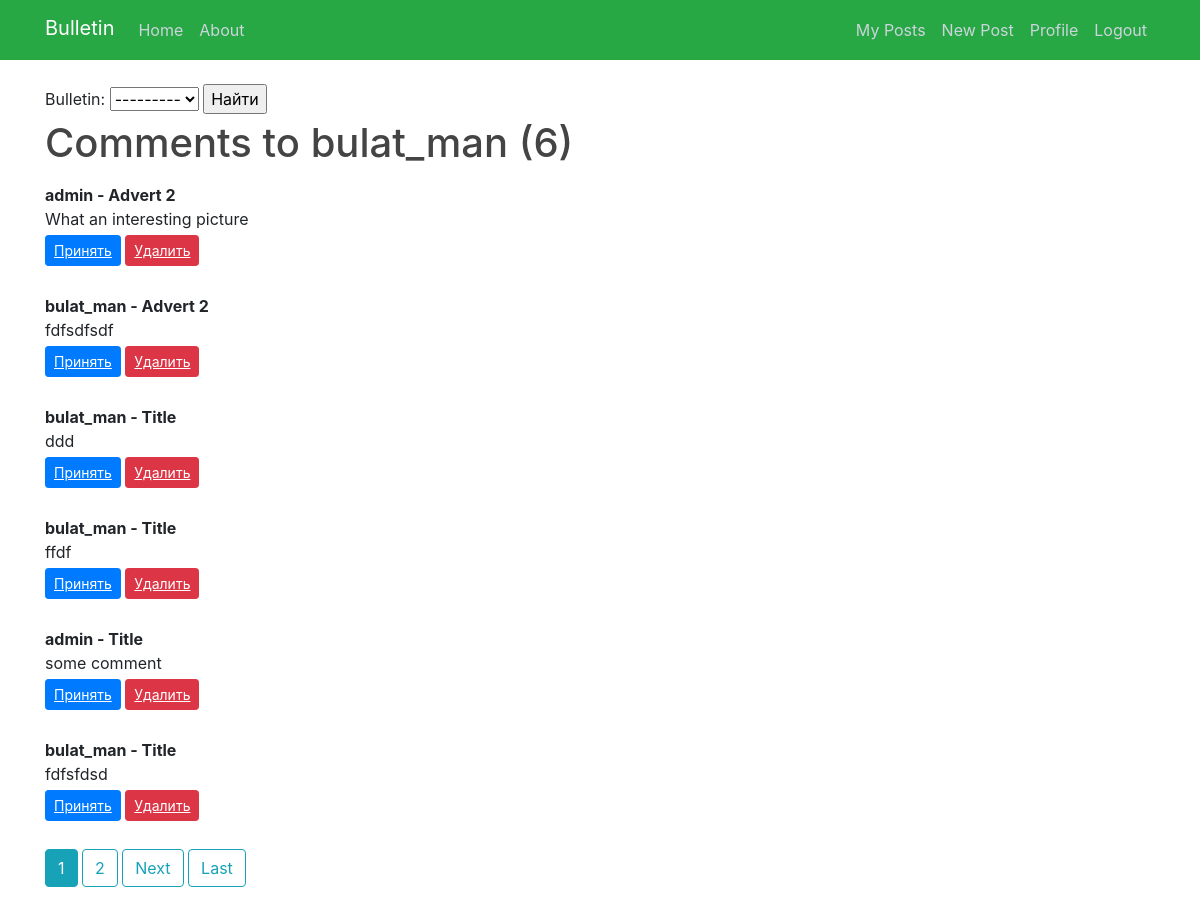
/home/comments (signed in), run on an earlier commit of the app's database.
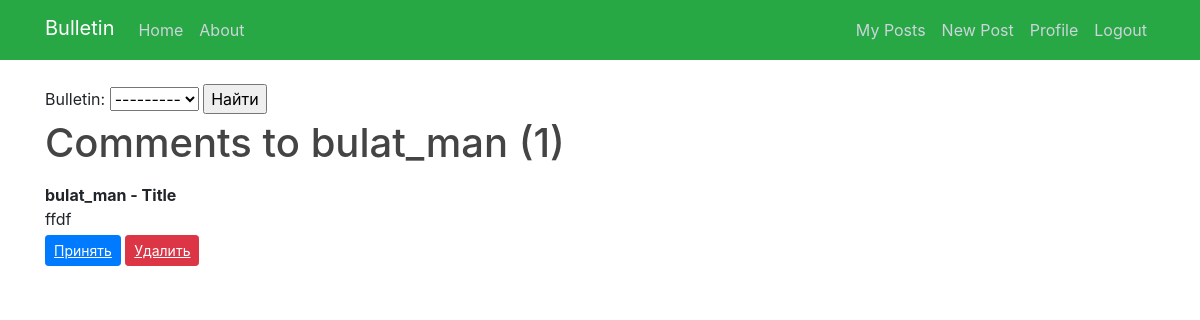
And on a later commit of the database.
### myboardapp/models.py (models this page shows, shortened)
class Comment(models.Model):
    bulletin = models.ForeignKey(Bulletin, related_name="comments", on_delete=models.CASCADE)
    username = models.ForeignKey(User, on_delete=models.CASCADE, null=True)
    body = models.TextField()
    date_added = models.DateTimeField(auto_now_add=True)

class Bulletin(models.Model):
    title = models.CharField(max_length=100, blank=True)
    author = models.ForeignKey(User, on_delete=models.CASCADE)
    content = models.TextField()
    file = models.FileField(upload_to='files/',
                                             blank=True,
                                             )
    bulletin_category = models.ForeignKey(CategoryModel, on_delete=models.CASCADE)
    date_created = models.DateTimeField(default=timezone.now)
    def __str__(self):
        return self.title

### myboardapp/views.py (the view)
# urls.py: path('home/comments', CommentListView.as_view(), name='comment_list'),
class CommentListView(LoginRequiredMixin, ListView):
    model = Comment
    template_name = 'myboardapp/comment_list.html'
    context_object_name = 'comments' # we use it in template as {% for comment in comments %}
    ordering = ['-date_added']
    paginate_by = 3
    myFilter = CommentFilter()
    def get_queryset(self):
        user_id = self.request.user.id # get logged-in user id because he is an author of his own posts
        return Comment.objects.filter(bulletin__author_id=user_id).order_by('-date_added')  #filtering current user's bulletins and looking up the comments under these bulletins
    def get_context_data(self, **kwargs):
        context = super().get_context_data(**kwargs)
        context['filter'] = CommentFilter(self.request.GET, queryset=self.get_queryset())
        return context

### myboardapp/templatetags/my_tags.py (called while the page is built)
@register.simple_tag(takes_context=True)
def param_replace(context, **kwargs):
    d = context['request'].GET.copy()
    for k, v in kwargs.items():
        d[k] = v
    for k in [k for k, v in d.items() if not v]:
        del d[k]
    return d.urlencode()

### myboardapp/templates/myboardapp/comment_list.html (shortened to what this page needs)
{% extends "myboardapp/base.html" %}
{% load static %}
{% block content %}
    <main role="main" class="container">
      <div class="row">
        <div class="col-md-8">
            <form method="GET">
                {{ filter.form }}
                <input type="submit" value="Найти">
            </form>
            {% if filter.qs %}
            <h1 class="mb-3">Comments to {{ user.username }} ({{ page_obj.paginator.count }})</h1>
                {% for comment in filter.qs %}
                    <strong> {{ comment.username }} - {{ comment.bulletin.title }} </strong>
                    <br/>
                    {{ comment.body }}
                    <br/>
                    <a class="btn btn-primary btn-sm mt-1 mb-1" href="{% url 'comment-accept' comment.id %}"><u> Принять </u></a>
                    <a class="btn btn-danger btn-sm mt-1 mb-1" href="{% url 'comment-delete' comment.id %}"><u> Удалить </u></a>
                    <br/><br/>
                {% endfor %}
            {% else %}
            <h2>
                No Comments
            </h2>
            {% endif %}
        {% load my_tags %}
            {% if is_paginated %}
                {% for num in page_obj.paginator.page_range %}
                    {% if page_obj.number == num %}
                        <a class="btn btn-info mb-4" href="?{% param_replace page=num %}">{{ num }}</a>
                    {% elif num > page_obj.number|add:'-2' and num < page_obj.number|add:'2' %}
                        <a class="btn btn-outline-info mb-4" href="?{% param_replace page=num %}">{{ num }}</a>
                    {% endif %}
                {% endfor %}
                {% if page_obj.has_next %}
                    <a class="btn btn-outline-info mb-4" href="?{% param_replace page=page_obj.next_page_number %}">Next</a>
                    <a class="btn btn-outline-info mb-4" href="?{% param_replace page=page_obj.paginator.num_pages %}">Last</a>
                {% endif %}
            {% endif %}
        </div>
      </div>
    </main>
{% endblock content %}

What changed in the data, as far as the page shows it:
removed Comment: username "admin", bulletin "Advert 2", body "What an interesting picture"
removed Comment: username "bulat_man", bulletin "Advert 2", body "fdfsdfsdf"
removed Comment: username "bulat_man", bulletin "Title", body "ddd"
removed Comment: username "admin", bulletin "Title", body "some comment"
removed Comment: username "bulat_man", bulletin "Title", body "fdfsfdsd"
Also different on the page:
{{ page_obj.paginator.count }}: "6" → "1"
list line gone: "1"
list line gone: "2"
text no longer shown: "Next Last"
